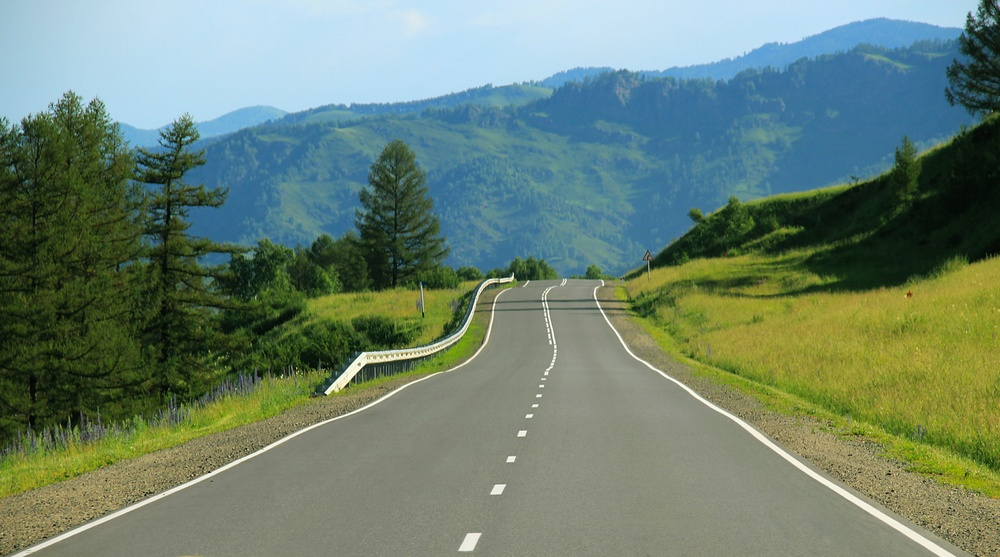
#> input picture imgsample1.jpg, 1000 x 557 px, shrunk from 7200 x 4013 before the run, found by its file name
$ jupyter execute LANE_DETECTION.ipynb   (text cells are left out)
#> lines starting #> are read from the running program, lines starting #| are printed output that depends on the picture; after the words box and inside, x2 and y2 are one past the last pixel; in counts of white or black regions, pixels touching at a corner belong together; pictures that were not available may be replaced by others from this repository, and a replacement may not be noted
[cell 1]
import cv2
import numpy as np
import matplotlib.pyplot as plt

# Read the image from the specified path
filename = '/content/imgsample1.jpg'
img = cv2.imread(filename)
#> img is the input picture: shape (557, 1000, 3); mean B, G, R 112.6, 129.3, 108
img = cv2.cvtColor(img, cv2.COLOR_BGR2RGB)
plt.imshow(img)
plt.axis('off')
plt.show()

[cell 2]
gray = cv2.cvtColor(img, cv2.COLOR_RGB2GRAY)
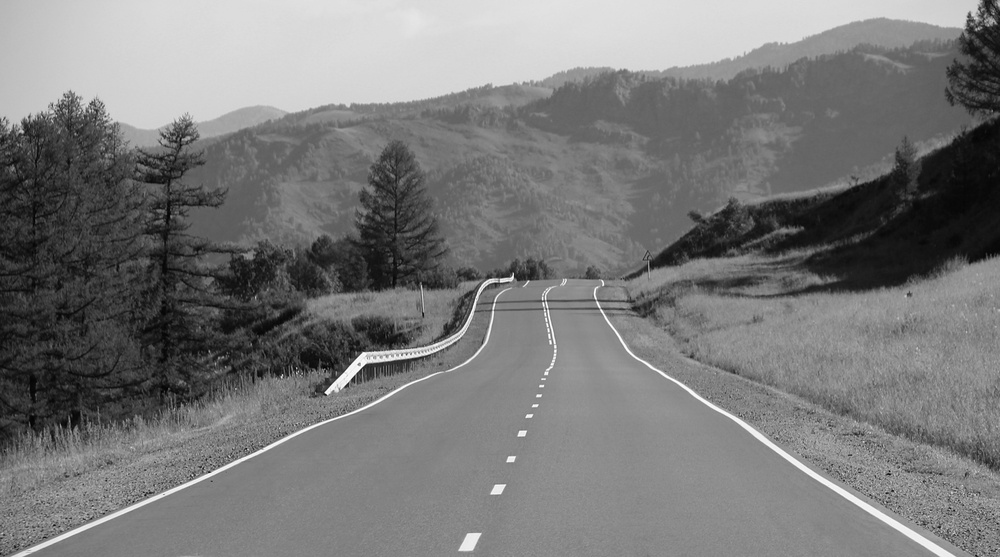
#> gray: shape (557, 1000); min 1, max 254, mean 121.1
plt.imshow(gray, cmap='gray')
plt.axis('off')
plt.show()

[cell 3]
blur = cv2.GaussianBlur(gray, (5, 5), 0)
plt.imshow(blur, cmap='gray')
plt.axis('off')
plt.show()

[cell 4]
edges = cv2.Canny(blur, 50, 150)
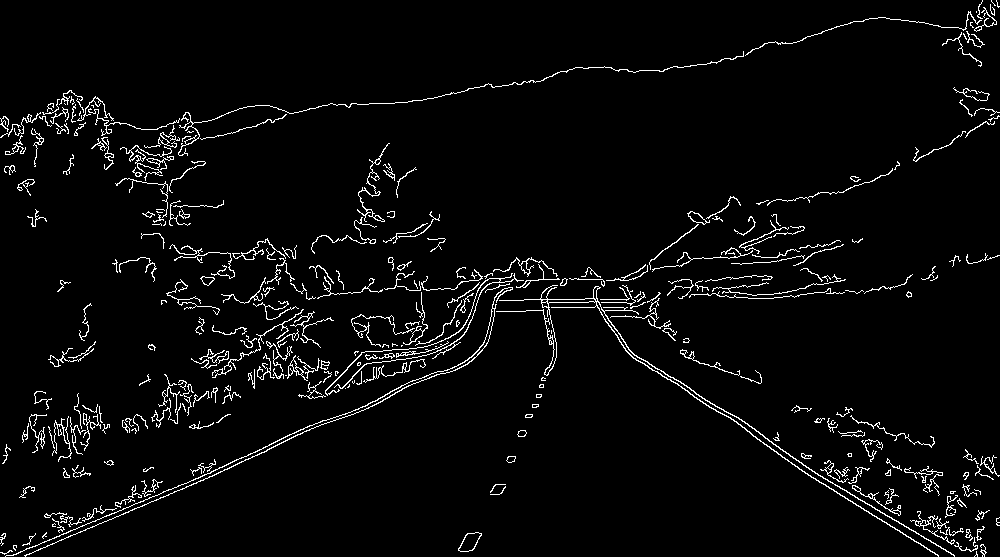
#> edges: shape (557, 1000); 3.7% white in thin lines or dots
plt.imshow(edges, cmap='gray')
plt.axis('off')
plt.show()

[cell 5]
def region_of_interest(img, vertices):
    mask = np.zeros_like(img)
    cv2.fillPoly(mask, vertices, 255)
    masked = cv2.bitwise_and(img, mask)
    return masked

height, width = edges.shape
#> height = 557; width = 1000
region = np.array([[
    (0, height),
    (width / 2, height / 2),
    (width, height),
]], np.int32)
#> region = [[0, 557], [500, 278], [1000, 557]]

masked_edges = region_of_interest(edges, region)
#> in region_of_interest, `cv2.fillPoly(mask, vertices, 255)`: mask: shape (557, 1000); 25.1% white; 1 white region, box (x1, y1, x2, y2) and area: (1, 278, 1000, 557) 139721
#> in region_of_interest, `masked = cv2.bitwise_and(img, mask)`:
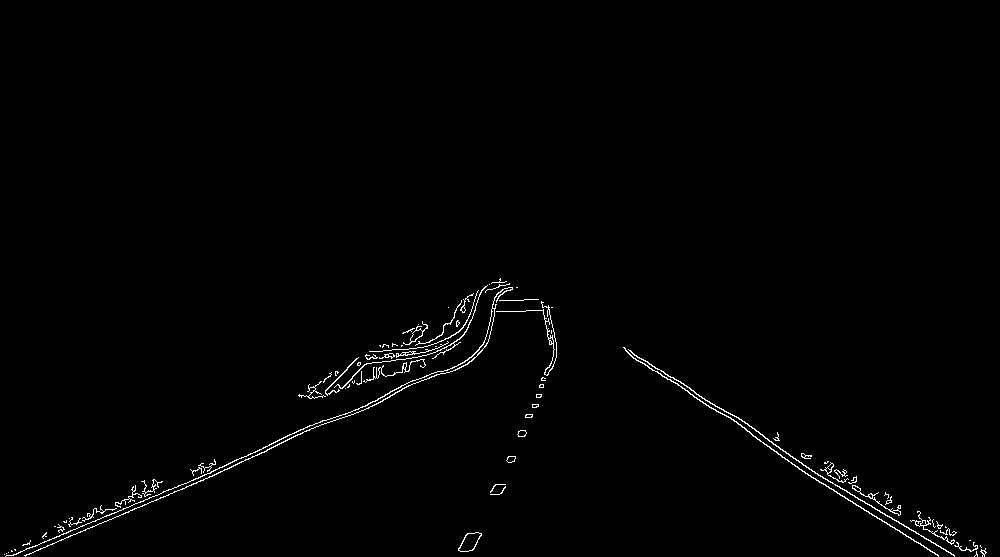
#> masked: shape (557, 1000); 0.96% white in thin lines or dots, all inside (x1, y1, x2, y2) = (4, 278, 987, 557)
plt.imshow(masked_edges, cmap='gray')
plt.axis('off')
plt.show()

[cell 6]
lines = cv2.HoughLinesP(masked_edges, 1, np.pi/180, 50, minLineLength=100, maxLineGap=50)
#> lines = 45 rows, first 6: [12, 555, 472, 360], [792, 464, 938, 555], [631, 356, 977, 556], [746, 430, 954, 555], [25, 556, 216, 474], [741, 426, 974, 556]

line_img = np.zeros_like(img)

for line in lines:
    for x1, y1, x2, y2 in line:
        cv2.line(line_img, (x1, y1), (x2, y2), (255, 0, 0), 10)
#> this loop made 45 passes
#> line on passes 1 to 12: [[12, 555, 472, 360]], [[792, 464, 938, 555]], [[631, 356, 977, 556]], [[746, 430, 954, 555]], [[25, 556, 216, 474]], [[741, 426, 974, 556]], [[45, 533, 215, 464]], [[35, 546, 471, 361]], [[700, 401, 985, 553]], [[4, 554, 193, 474]], [[46, 532, 215, 463]], [[134, 508, 266, 451]]
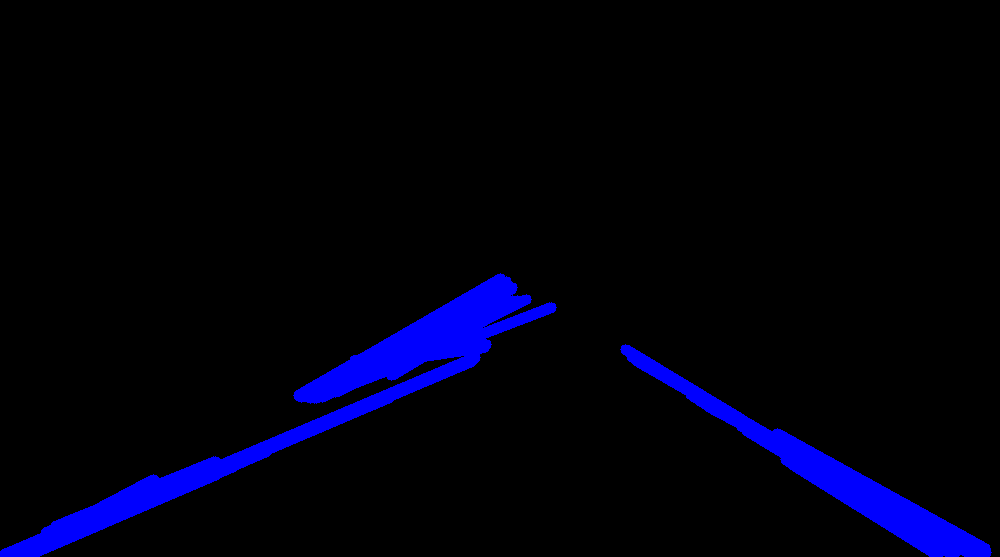
#> line_img: shape (557, 1000, 3); mean of channels 0, 1, 2 14, 0, 0; drawn as B, G, R

plt.imshow(line_img)
plt.axis('off')
plt.show()

[cell 7]
def draw_lines(img, lines, color=[255, 0, 0], thickness=10):
    if lines is None:
        return
    img = np.copy(img)
    line_img = np.zeros((img.shape[0], img.shape[1], 3), dtype=np.uint8)

    for line in lines:
        for x1, y1, x2, y2 in line:
            cv2.line(line_img, (x1, y1), (x2, y2), color, thickness)

    img = cv2.addWeighted(img, 0.8, line_img, 1.0, 0.0)
    return img

line_image = draw_lines(img, lines)
#> the loop in draw_lines, `for line in lines:` made 45 passes
#> in draw_lines, `img = cv2.addWeighted(img, 0.8, line_img, 1.0, 0.0)`:
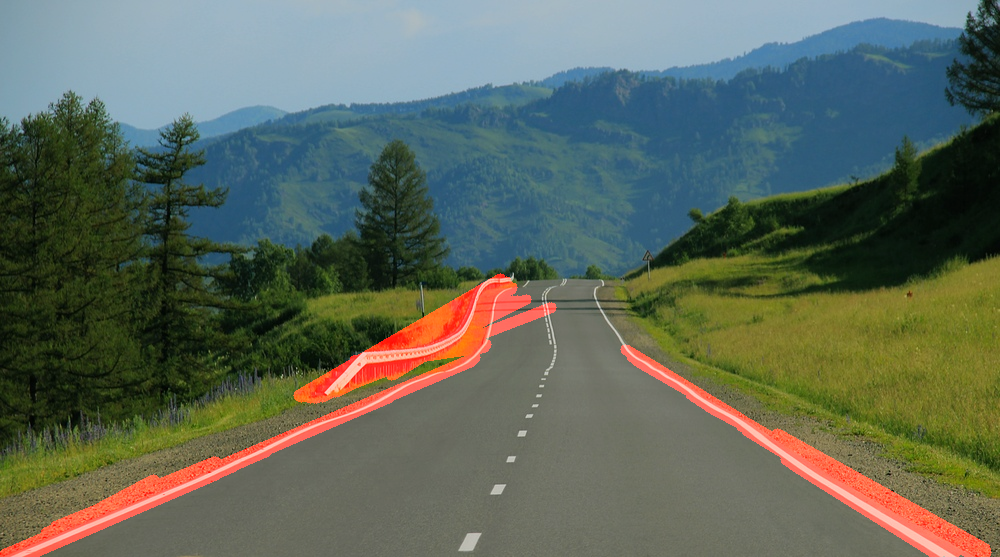
#> img: shape (557, 1000, 3); mean R, G, B 94.2, 103.5, 90.1
plt.imshow(line_image)
plt.axis('off')
plt.show()

[cell 8]
result = cv2.addWeighted(img, 0.8, line_img, 1.0, 0.0)
plt.imshow(result)
plt.axis('off')
plt.show()

[cell 9]
# Step 1: Import Libraries
import cv2
import numpy as np
import matplotlib.pyplot as plt

# Step 2: Specify the Video File Path
video_path = '/content/sample1.mp4'  # Change this path as needed

[cell 10]
# Read a single frame to visualize
cap = cv2.VideoCapture(video_path)
ret, frame = cap.read()
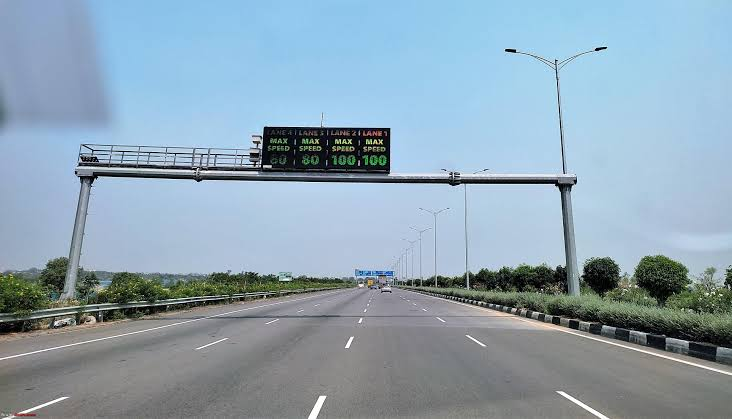
#> input picture imagesample2.jpeg.jpg, 732 x 419 px, given in place of sample1.mp4, which was not available
#> frame is the input picture: shape (419, 732, 3); mean B, G, R 178.9, 163.8, 142.2
cap.release()

# Display the original frame
plt.imshow(cv2.cvtColor(frame, cv2.COLOR_BGR2RGB))
plt.axis('off')
plt.title('Original Frame')
plt.show()

[cell 11]
# Convert to grayscale
gray_frame = cv2.cvtColor(frame, cv2.COLOR_BGR2GRAY)

# Display the grayscale image
plt.imshow(gray_frame, cmap='gray')
plt.axis('off')
plt.title('Grayscale Frame')
plt.show()

[cell 12]
# Apply Gaussian filtering
gaussian_frame = cv2.GaussianBlur(gray_frame, (5, 5), 0)
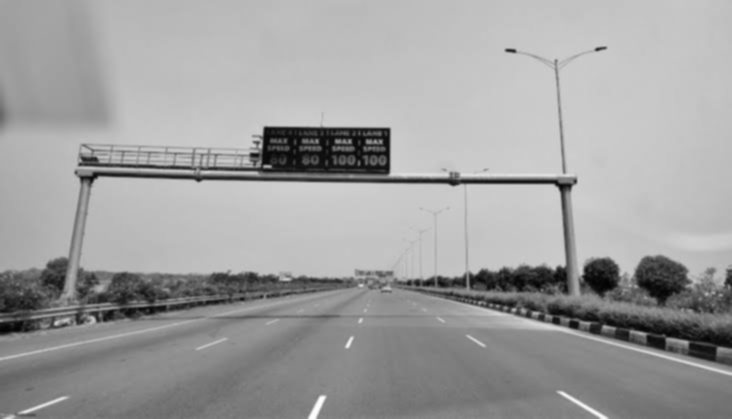
#> gaussian_frame: shape (419, 732); min 3, max 254, mean 159

# Display the Gaussian filtered image
plt.imshow(gaussian_frame, cmap='gray')
plt.axis('off')
plt.title('Gaussian Filtered Frame')
plt.show()

[cell 13]
# Perform edge detection using Canny
edges = cv2.Canny(gaussian_frame, 50, 150)
#> edges: shape (419, 732); 4.9% white in thin lines or dots, all inside (x1, y1, x2, y2) = (0, 46, 732, 419)

# Display the edges
plt.imshow(edges, cmap='gray')
plt.axis('off')
plt.title('Edge Detected Frame')
plt.show()

[cell 14]
def region_of_interest(img):
    height, width = img.shape
    # Adjust the polygon for a 'C' shaped road
    polygon = np.array([
        [(0, height),          # Bottom left
         (width, height),     # Bottom right
         (width * 0.27, height * 0.58),  # Right point
         (width * 0.55, height * 0.45)]   # Left point
    ], dtype=np.int32)  # Explicitly set data type to int32

    mask = np.zeros_like(img)
    cv2.fillPoly(mask, [polygon], 255)  # Fill the polygon in the mask
    return cv2.bitwise_and(img, mask)

# Apply region of interest
roi_edges = region_of_interest(edges)
#> in region_of_interest, `cv2.fillPoly(mask, [polygon], 255)`:
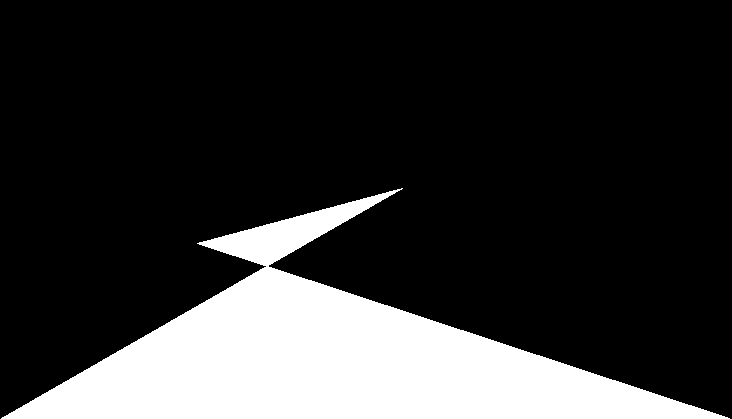
#> mask: shape (419, 732); 19.8% white; 1 white region, box (x1, y1, x2, y2) and area: (1, 188, 730, 419) 60580
#> in region_of_interest, `return cv2.bitwise_and(img, mask)`:
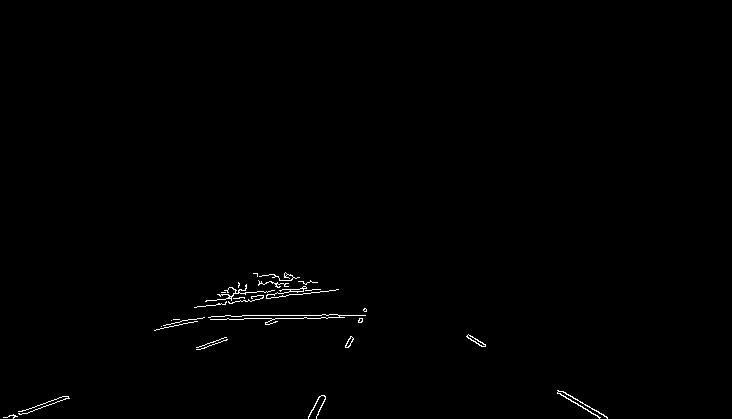
#> returned value: shape (419, 732); 0.5% white in thin lines or dots, all inside (x1, y1, x2, y2) = (3, 272, 608, 419)

# Display the ROI edges
plt.imshow(roi_edges, cmap='gray')
plt.axis('off')
plt.title('Region of Interest')
plt.show()

[cell 15]
# Perform Hough Transform to detect lines
lines = cv2.HoughLinesP(roi_edges, 1, np.pi / 180, threshold=50, minLineLength=100, maxLineGap=50)
#> lines = [[171, 320, 344, 317], [225, 315, 365, 315], [194, 307, 338, 289], [205, 301, 320, 289]]

# Create a blank image to draw lines
line_image = np.zeros_like(frame)

# Draw the detected lines
if lines is not None:
    for line in lines:
        x1, y1, x2, y2 = line[0]
        cv2.line(line_image, (x1, y1), (x2, y2), (255, 0, 0), 2)
#> this loop made 4 passes

# Display the lines on the original frame
combo_image = cv2.addWeighted(frame, 0.8, line_image, 1, 0)
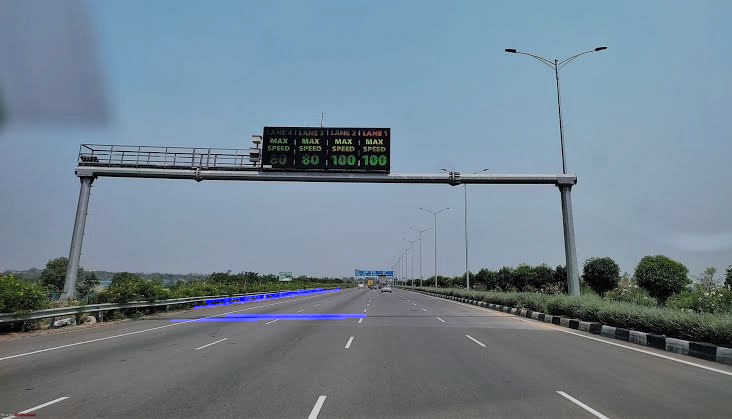
#> combo_image: shape (419, 732, 3); mean B, G, R 144, 131, 113.7
plt.imshow(cv2.cvtColor(combo_image, cv2.COLOR_BGR2RGB))
plt.axis('off')
plt.title('Hough Transform Lines')
plt.show()

[cell 16]
# Step 8: Process the Video
output_path = '/content/output_video.mp4'  # Output video path
cap = cv2.VideoCapture(video_path)
fourcc = cv2.VideoWriter_fourcc(*'mp4v')
#> fourcc = 1983148141
out = cv2.VideoWriter(output_path, fourcc, 20.0, (int(cap.get(3)), int(cap.get(4))))

while cap.isOpened():
    ret, frame = cap.read()
    if not ret:
        break

    # Repeat the previous steps on each frame
    gray_frame = cv2.cvtColor(frame, cv2.COLOR_BGR2GRAY)
    gaussian_frame = cv2.GaussianBlur(gray_frame, (5, 5), 0)
    edges = cv2.Canny(gaussian_frame, 50, 150)
    roi_edges = region_of_interest(edges)

    lines = cv2.HoughLinesP(roi_edges, 1, np.pi/180, threshold=50, minLineLength=100, maxLineGap=50)

    line_image = np.zeros_like(frame)
    if lines is not None:
        for line in lines:
            x1, y1, x2, y2 = line[0]
            cv2.line(line_image, (x1, y1), (x2, y2), (255, 0, 0), 2)

    combo_image = cv2.addWeighted(frame, 0.8, line_image, 1, 0)
    out.write(combo_image)

# Release resources
cap.release()
out.release()

# Download the output video
from google.colab import files
files.download(output_path)
